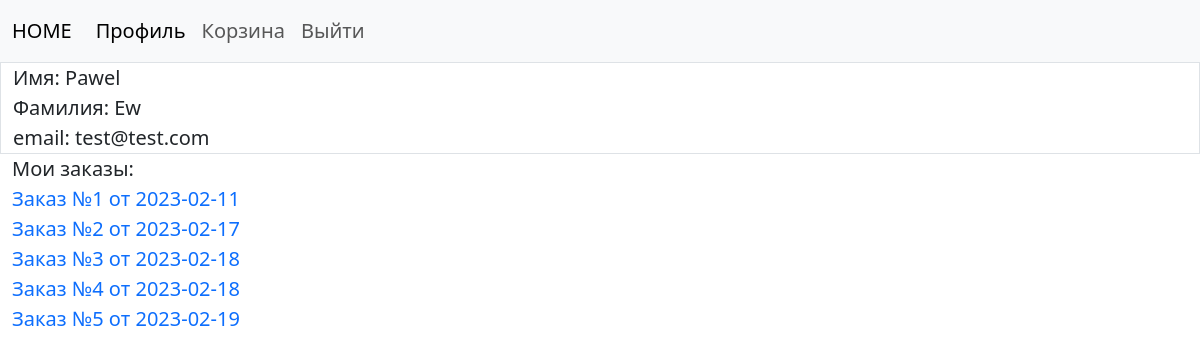
Page /profile/1?username=Pawel (signed in) on the committed database.
### app/models.py (models this page shows, shortened)
class User(Base, UserMixin):
    __tablename__ = 'user'
    id = Column(Integer, primary_key=True)
    name = Column(String(30), nullable=False)
    last_name = Column(String(30), nullable=False)
    email = Column(String(50), nullable=False)
    password_hash = Column(String(128), nullable=False)
    parent = relationship('Order', back_populates='user')

class Order(Base):
    __tablename__ = 'order'
    id = Column (Integer, primary_key=True)
    address = Column(String)
    status = Column(Integer)
    date_order = Column(DATE)
    user_id = Column(Integer, ForeignKey('user.id'))
    user = relationship('User', back_populates='parent')
    parent = relationship('Basket', back_populates='order')

### app/main/routes.py (the view)
@bp.get('/profile/<id>')
@login_required
def profile(id):
    user = session.query(User).filter_by(id=id).first()
    orders = session.query(Order).filter_by(user_id=current_user.id).filter_by(status=1).all()
    return render_template('main/profile.html', title='profile', user=user, orders=orders)

### app/models.py (called while the page is built)
@login.user_loader
def load_user(id):
    user = session.query(User).get(int(id))
    return user

### app/templates/main/profile.html
{% extends "base.html" %}
{% block content %}
<div class="container-fluid float-start border">
    <div class="row">
        <div class="col">
            Имя: {{ user.name }}
        </div>
        <div class="row">
            <div class="col">
                Фамилия: {{user.last_name}}
            </div>
        </div>
    </div>
    <div class="row">
        <div class="col">
            email: {{ user.email }}
        </div>
    </div>
</div>
<div class="container-fluid">
    Мои заказы:<br>
    {% for order in orders %}
    <a class="text-decoration-none" href="{{ url_for('main.order', order_id=order.id) }}">Заказ №{{ order.id }}
        от {{ order.date_order }}</a><br>
{% endfor %}
</div>
{% endblock %}

### rows in the picture
User: name "Pawel", last_name "Ew", email "test@test.com"
Order: id "1", date_order "2023-02-11"
Order: id "2", date_order "2023-02-17"
Order: id "3", date_order "2023-02-18"
Order: id "4", date_order "2023-02-18"
Order: id "5", date_order "2023-02-19"
